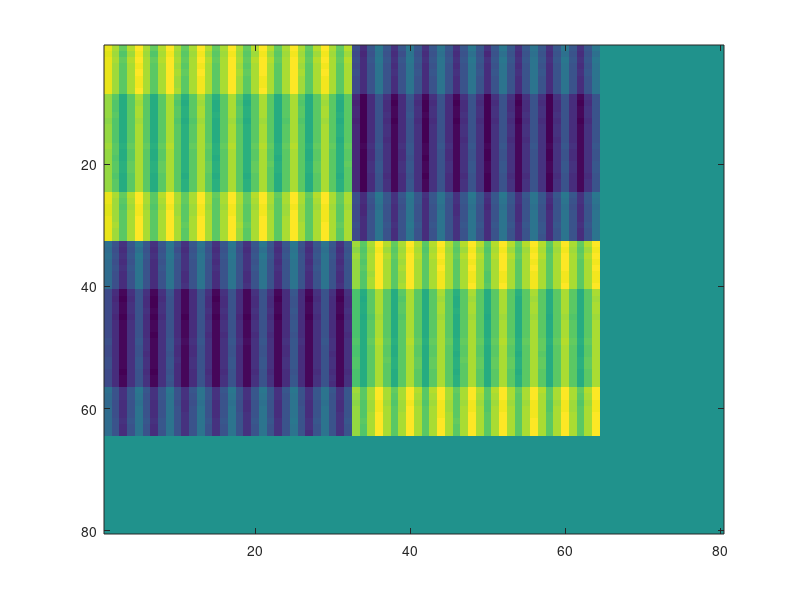

The MATLAB source for this figure: (Note: this script raises an error after producing the figure.)
K=-1.95;
ss=[-1 1]
mmax=40;

corrf=1;
err=0;
ra=1;

oddfirst=reshape(reshape(1:8,2,4)',1,[]);
[msh1p msh1 msh2p msh2]=ndgrid(ss,ss,ss,ss);
logW=-0.5*K*(msh1.*msh2+msh1p.*msh2p+msh1.*msh1p+msh2.*msh2p);
% W=exp(-0.5*K*(msh1.*msh2+msh1p.*msh2p+msh1.*msh1p+msh2.*msh2p));
% W=exp(logW);
% oper=@times;
W=logW;
oper=@plus;
T_ml=W;
figure(2)
fi=imagesc(zeros(2*mmax,2*mmax));
for i=1:50;

m=size(T_ml,1);
if 4*m<=2*mmax
    % tp=bsxfun(@times,T_ml,shiftdim(W,-2));
    tp=bsxfun(oper,T_ml,shiftdim(W,-2));
    tp=permute(tp,[1 3 2 4 5 6]);
    T_mplr=reshape(tp,2*m,2*m,2,2);
    % T_mr=reshape(tp,4*m,4*m,2,2);
else
%% calculate T_2m
%     tp=bsxfun(oper,bsxfun(oper,T_ml,shiftdim(W,-2)),permute(T_ml,[5:8 flip(1:4)]));
%     tp=T_ml+shiftdim(W,-2)+permute(T_ml,[5:8 3 4 1 2]);
%     figure(3)
    tp=T_ml+shiftdim(T_ml,-4)+permute(W,[5 6 1 2 7 8 3 4]);
    tpr=reshape(permute(tp,oddfirst),sqrt(numel(tp)),[]);
    
    [Vr,D,Vl]=eigs((tpr),1,'la');
    d=diag(D);
    id=1;
    Vl=Vr;
%     [~,id]=max(real([d(1) d(end)]));
%     phi=reshape()
%     Vl=fliplr(Vl);
%     Vr=shiftdim(fliplr(Vr),-1);
    phi=reshape(Vl(:,id)',2*m,1,2*m);
    psi=reshape(Vr(:,id),1,2*m,2*m);
    corrf_pre=reshape(squeeze(phi).*squeeze(psi),[m,2,m,2]).*ss.*shiftdim(ss,-2);
    corrf=sum(corrf_pre(:));
%     psi=reshape(permute(psi,[1,2,4,3]),1,2*m,[]);
    
    D=rot90(D,2);
    rhoL=squeeze(sum(phi+ psi,3));
    
%     imagesc(rhoL)
    %%
    [T,S,U]=svds(rhoL,mmax);
    Ol=reshape(T(:,1:mmax)',[mmax,m,2]);
    Ql=shiftdim(reshape(U(:,1:mmax),[m 2 mmax]),-3);
    s=diag(S);
    ra=sum(s(1:mmax))/sum(s);
    
    T_mlo=shiftdim(permute(T_ml,[1 3 2 4]),-1);
    Tst=Ol+T_mlo+Ql;
    T_mpl=Ol + T_mlo +Ql + permute((W),[5,6,1,7,2,8,3,4]);
    T_mpl=squeeze(sum(reshape(T_mpl,m,[],m,2,2),2));
    
    %%
%     T_mpl=(T_mpl+permute(T_mpl,[2 1 4 3]))/2;
    T_mplr=(T_mpl)-mean(T_mpl(:));
    
end

err=std(T_mplr(:))-std(T_ml(:));
T_ml=T_mplr;
fprintf('error is %.4d ,corrf is %.4f, ratio is %.4f \n ',err,corrf,ra);    
vsa=reshape(permute(T_ml,[1 3 2 4]),numel(T_ml)^0.5,[]);
siz=size(vsa);
vs=padarray(vsa,[2*mmax 2*mmax]-siz,0,'post');
set(fi,'CData',vs);
drawnow
pause(0.5)
end% T_ml=
%%
imagesc(reshape(T_ml,numel(T_ml)^0.5,[]))
%%
imagesc(reshape(T_mpl,numel(T_ml)^0.5,[]))
